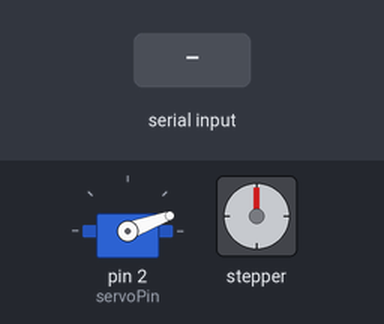
Simulated run of this sketch. Board: Arduino Uno, built with avr-gcc and run on an emulated ATmega328P. Shown: servo, stepper motor. Inputs (shaded band) come from the test bench. Stepper angles assume 200 steps per turn; what the sketch prints to the serial monitor is not drawn.

Above: at 1.2 s.
1.3 s: "1\n" received over Serial
At 2.4 s:
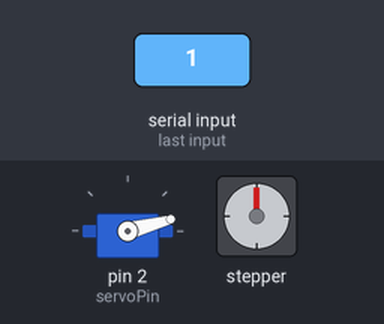
2.8 s: "200\n" received over Serial
At 3.2 s:
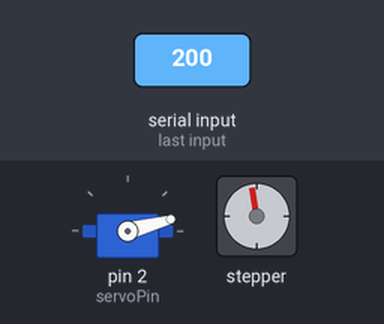
Timing chart, 0 to 5.8 s (numbered marks = the images above; inputs shaded):
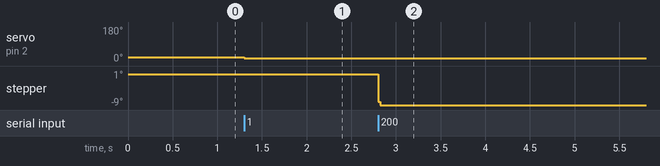

Measured:
- after the input at 1.3 s, servo on pin 2 (servoPin): 20° → 15° at once
- after the input at 2.8 s, stepper: goes -8° 0.02 s, then -9°, starting at once

The sketch:

Final_Code.ino
```cpp
#include <Servo.h>

#include <Stepper.h>

int stepper1Pin1=8;
int stepper1Pin2=9;
int stepper1Pin3=10;
int stepper1Pin4=11;

int ySSteps=174;

int stepper2Pin1=3;
int stepper2Pin2=4;
int stepper2Pin3=5;
int stepper2Pin4=7;

int xSSteps=233;

Stepper yS(200,stepper1Pin1,stepper1Pin2,stepper1Pin3,stepper1Pin4);

Stepper xS(200,stepper2Pin1,stepper2Pin2,stepper2Pin3,stepper2Pin4);

//xS=stepper2;
//yS=stepper1;

Servo servo;

int servoPin=2;
int activePos=15;
int deactivePos=20;

//int i=0;
//int j=0;

int a=2;
//int b;

void setup()
{

  yS.setSpeed(20);
  xS.setSpeed(60);

  servo.attach(servoPin);
  servo.write(deactivePos);

  Serial.begin(9600);
}

void loop()
{
  byte Input;
  for(int y=1;y<=ySSteps;y++)
  {
    for(int x=1;x<=xSSteps;x++)
    {
      while (Serial.available()==0)
      {
        Serial.write(a);
      }
//      if(Serial.available()>0)
//      {
        Input = Serial.read();
        Input=Input-'0';
//        Serial.flush();

            if (x==1 && y==1 && Input==1)
            {
              servo.write(activePos);
            }
            else if(x==1 && y==1 && Input==0)
            {

            }
            else if (Input==0 && a==0)
            {
              if(x!=1)
              {
               xS.step(-5);
              }
              else
              {
                xS.step(xSSteps*5);
              }
            }
            else if(Input==0 && a==1)
            {
                servo.write(deactivePos);
                delay(100);
                if(x!=1)
                {
                   xS.step(-5);
                   delay(100);
                }
                else
                {
                   xS.step(xSSteps*5);
                   delay(100);
                }
            }
            else if(Input==1 && a==0)
            {
               if(x!=1)
               {
               xS.step(-5);
               delay(100);
               servo.write(activePos);
               delay(100);
               }
               else
               {
                  xS.step(xSSteps*5);
                  delay(100);
                  servo.write(activePos);
                  delay(100);
               }
            }
            else if (Input==1 && a==1)
            {
               if (x!=1)
               {
               xS.step(-5);
               delay(100);
               }
               else
               {
               servo.write(deactivePos);
               delay(100);
               xS.step(xSSteps*5);
               delay(100);
               servo.write(activePos);
               delay(100);
               }
            }
            a=Input;
//            Serial.println(a);
//            delay(100);
//      }
//      else
//      {
//        if(x!=0)
//        {
//        x--;
//        }
//        else
//        {
//          x=xSSteps;
//        }
//        Serial.println(a);
//      }
      while(x==xSSteps && y==ySSteps)
      {
//      Serial.println("THE END!");
      }
    }
    yS.step(5);
    delay(100);

  }
}
```
